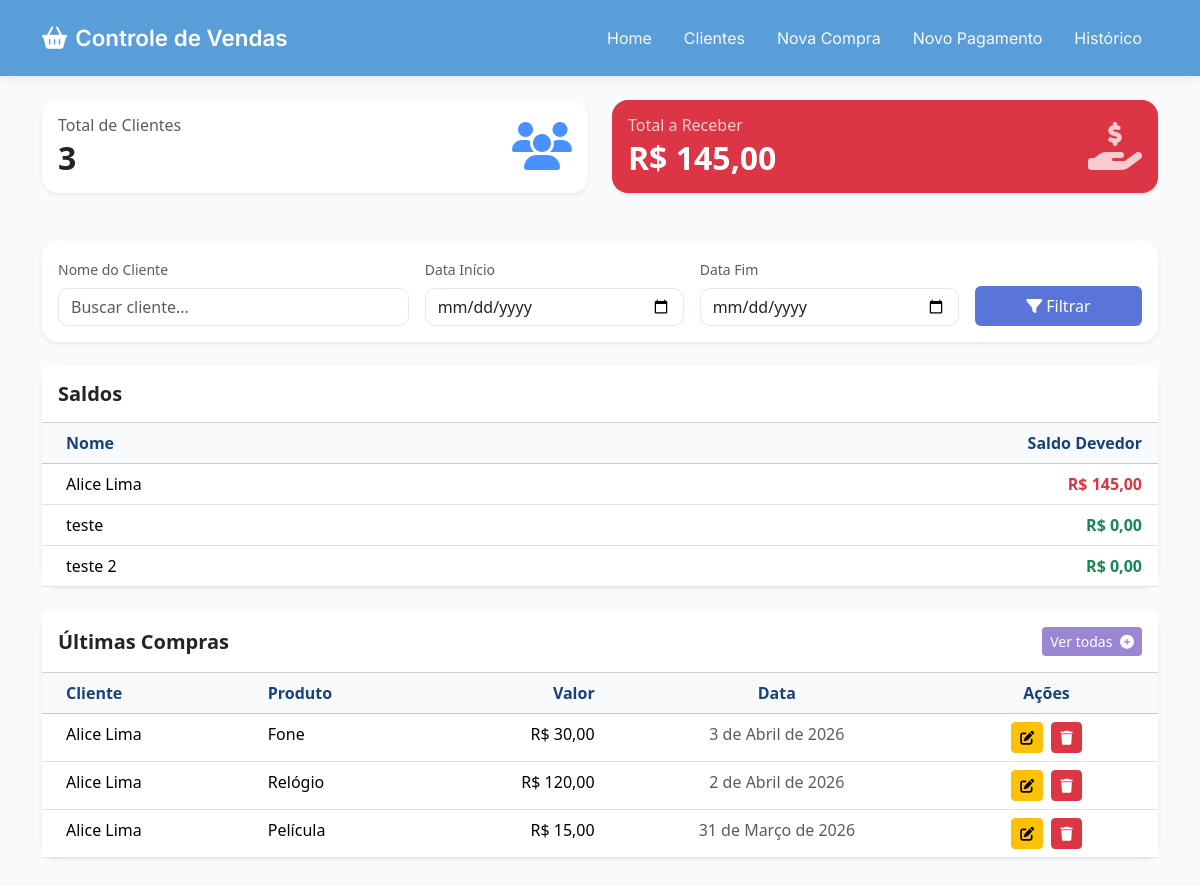
Before: / with the older database file.
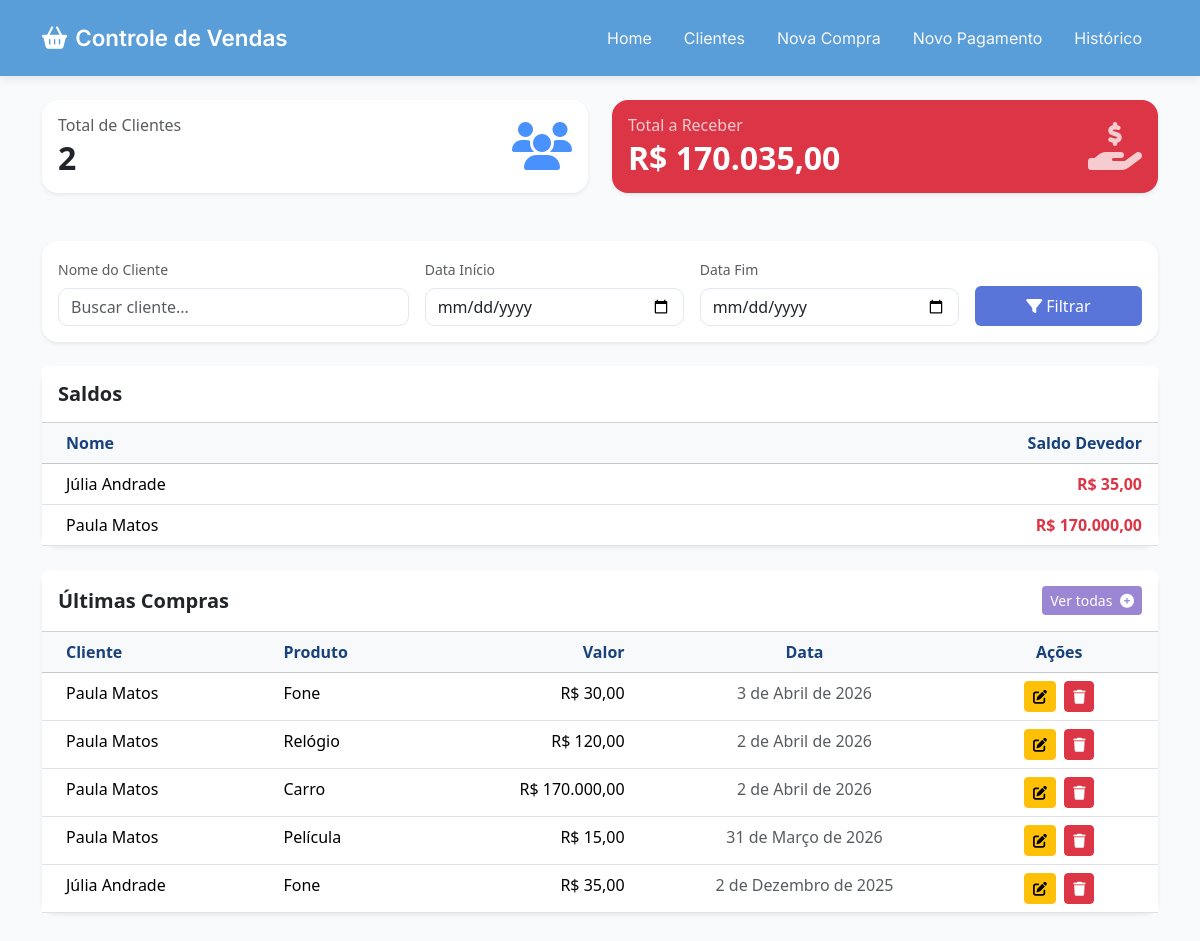
After: the same page with the newer database file.
### vendas/models.py (models this page shows)
class Cliente(models.Model):
    nome = models.CharField(max_length=200, verbose_name="Nome Completo")
    telefone = models.CharField(max_length=20, verbose_name="Telefone")
    class Meta:
        ordering = ['nome']
    def __str__(self):
        return self.nome

class Compra(models.Model):
    cliente = models.ForeignKey(Cliente, on_delete=models.CASCADE, related_name='compras')
    descricao_produto = models.CharField(max_length=300)
    valor = models.DecimalField(max_digits=10, decimal_places=2)
    data = models.DateField()
    class Meta:
        ordering = ['-data']

### vendas/views.py (the view)
# urls.py: path('', views.dashboard, name='dashboard'),
def dashboard(request):
    total_clientes = Cliente.objects.count()
    nome = request.GET.get('nome', '')
    data_inicio = request.GET.get('data_inicio')
    data_fim = request.GET.get('data_fim')
    clientes_qs = Cliente.objects.all().order_by('nome')
    if nome:
        clientes_qs = clientes_qs.filter(nome__icontains=nome)
    total_a_receber = 0
    for cliente in clientes_qs:
        total_compras = cliente.compras.aggregate(total=Sum('valor'))['total'] or 0
        total_pagamentos = cliente.pagamentos.aggregate(total=Sum('valor'))['total'] or 0
        cliente.saldo_devedor_anno = total_compras - total_pagamentos
        total_a_receber += cliente.saldo_devedor_anno
    paginator = Paginator(clientes_qs, 5)
    clientes_page = paginator.get_page(request.GET.get('page'))
    ultimas_compras = Compra.objects.select_related('cliente').order_by('-data')[:5]
    context = {
        'total_clientes': total_clientes,
        'total_a_receber': total_a_receber,
        'clientes': clientes_page,
        'ultimas_compras': ultimas_compras,
        'nome': nome,
        'data_inicio': data_inicio,
        'data_fim': data_fim,
    }
    return render(request, 'vendas/dashboard.html', context)

### vendas/templatetags/extras.py (called while the page is built)
@register.filter(name='br_currency')
def br_currency(value):
    if value is None:
        return "0,00"
    try:
        valor = Decimal(str(value))
        return f"{valor:,.2f}".replace(',', 'X').replace('.', ',').replace('X', '.')
    except:
        return "0,00"

### vendas/templates/vendas/dashboard.html (shortened to what this page needs)
{% extends 'vendas/base.html' %}
{% load extras %}
{% block content %}
<div class="row g-4 mb-5">
    <div class="col-md-6">
        <div class="card border-0 shadow-sm h-100">
            <div class="card-body d-flex align-items-center">
                <div class="flex-grow-1">
                    <h6 class="text-muted mb-1">Total de Clientes</h6>
                    <h2 class="fw-bold mb-0">{{ total_clientes }}</h2>
                </div>
                <i class="fas fa-users fa-3x text-primary opacity-75"></i>
            </div>
        </div>
    </div>
    <div class="col-md-6">
        <div class="card border-0 shadow-sm h-100 bg-danger text-white">
            <div class="card-body d-flex align-items-center">
                <div class="flex-grow-1">
                    <h6 class="mb-1 opacity-75">Total a Receber</h6>
                    <h2 class="fw-bold mb-0">R$ {{ total_a_receber|br_currency }}</h2>
                </div>
                <i class="fas fa-hand-holding-dollar fa-3x opacity-75"></i>
            </div>
        </div>
    </div>
</div>
<div class="card border-0 shadow-sm mb-4">
    <div class="card-body">
        <form method="get" class="row g-3 align-items-end">
            <div class="col-md-4">
                <label class="form-label text-muted small">Nome do Cliente</label>
                <input type="text" name="nome" class="form-control"
                       placeholder="Buscar cliente..." value="{{ nome }}">
            </div>
            <div class="col-md-3">
                <label class="form-label text-muted small">Data Início</label>
                <input type="date" name="data_inicio" class="form-control" value="{{ data_inicio }}">
            </div>
            <div class="col-md-3">
                <label class="form-label text-muted small">Data Fim</label>
                <input type="date" name="data_fim" class="form-control" value="{{ data_fim }}">
            </div>
            <div class="col-md-2">
                <button type="submit" class="btn btn-filtro w-100 py-2" style="color: white;">
                    <i class="fas fa-filter"></i> Filtrar
                </button>
            </div>
        </form>
    </div>
</div>
<div class="card border-0 shadow-sm">
    <div class="card-header bg-white py-3">
        <h5 class="mb-0 fw-semibold">Saldos</h5>
    </div>
    <div class="card-body p-0">
        <table class="table table-hover mb-0">
            <thead class="table-light">
                <tr>
                    <th class="ps-4">Nome</th>
                    <th class="text-end pe-3">Saldo Devedor</th>
                </tr>
            </thead>
            <tbody>
                {% for cliente in clientes %}
                <tr>
                    <td class="ps-4 fw-medium">{{ cliente.nome }}</td>
                    <td class="text-end fw-bold pe-3">
                        <span class="{% if cliente.saldo_devedor_anno > 0 %}text-danger{% else %}text-success{% endif %}">
                            R$ {{ cliente.saldo_devedor_anno|br_currency }}
                        </span>
                    </td>
                </tr>
                {% empty %}
                <tr><td colspan="2" class="text-center py-5 text-muted">Nenhum cliente encontrado.</td></tr>
                {% endfor %}
            </tbody>
        </table>
    </div>
</div>
<div class="card border-0 shadow-sm mt-4 mb-5">
    <div class="card-header bg-white py-3 d-flex justify-content-between align-items-center">
        <h5 class="mb-0 fw-semibold">Últimas Compras</h5>
        <a href="{% url 'historico' %}" class="btn btn-todos btn-sm" style="color: white;">
            Ver todas <i class="fas fa-circle-plus ms-1"></i>
        </a>
    </div>
    <div class="card-body p-0">
        <table class="table table-hover mb-0">
            <thead class="table-light">
                <tr>
                    <th class="ps-4">Cliente</th>
                    <th>Produto</th>
                    <th class="text-end">Valor</th>
                    <th class="text-center">Data</th>
                    <th class="text-center pe-4">Ações</th>
                </tr>
            </thead>
            <tbody>
                {% for compra in ultimas_compras %}
                <tr>
                    <td class="ps-4">{{ compra.cliente }}</td>
                    <td>{{ compra.descricao_produto }}</td>
                    <td class="text-end fw-medium">R$ {{ compra.valor|br_currency }}</td>
                    <td class="text-center text-muted">{{ compra.data }}</td>
                    <td class="text-center pe-4">
                        <a href="{% url 'editar_compra' compra.id %}" class="btn btn-sm btn-warning me-1">
                            <i class="fas fa-edit"></i>
                        </a>
                        <button onclick="confirmarExclusao('{% url 'excluir_compra' compra.id %}',
                            'Tem certeza que deseja excluir a compra de <strong>{{ compra.descricao_produto }}</strong>?')"
                            class="btn btn-sm btn-danger">
                            <i class="fas fa-trash"></i>
                        </button>
                    </td>
                </tr>
                {% endfor %}
            </tbody>
        </table>
    </div>
</div>
{% endblock %}

### vendas/templates/vendas/base.html (shortened to what this page needs)
<!DOCTYPE html>
<html lang="pt-br">
<head>
    <link href="https://cdn.jsdelivr.net/npm/bootstrap@5.3.3/dist/css/bootstrap.min.css" rel="stylesheet">
    <link href="https://cdnjs.cloudflare.com/ajax/libs/font-awesome/6.6.0/css/all.min.css" rel="stylesheet">
</head>
<body>
    <nav class="navbar navbar-expand-lg navbar-dark">
        <div class="container">
            <a class="navbar-brand" href="{% url 'dashboard' %}">
                <i class="fas fa-shopping-basket me-2"></i>Controle de Vendas
            </a>
            <div class="collapse navbar-collapse" id="navbarNav">
                <div class="navbar-nav ms-auto">
                    <a class="nav-link px-3" href="{% url 'dashboard' %}">Home</a>
                    <a class="nav-link px-3" href="{% url 'lista_clientes' %}">Clientes</a>
                    <a class="nav-link px-3" href="{% url 'nova_compra' %}">Nova Compra</a>
                    <a class="nav-link px-3" href="{% url 'novo_pagamento' %}">Novo Pagamento</a>
                    <a class="nav-link px-3" href="{% url 'historico' %}">Histórico</a>
                </div>
            </div>
        </div>
    </nav>
    <div class="container mt-4">
        {% block content %}{% endblock %}
    </div>
</body>
</html>

### vendas/templates/vendas/base.html (style rules this page uses)
:root { --primary: #599DD9; --primary-hover: #59AAD9; }
body { background-color: #f8fafc; font-family: 'Segoe UI', system-ui, sans-serif; }
.navbar { background-color: var(--primary) !important; box-shadow: 0 2px 10px rgba(0, 0, 0, 0.1); padding: 1rem 0; }
.navbar-brand { font-weight: 600; font-size: 1.4rem; font-family: 'Inter', sans-serif; }
.nav-link { font-weight: 400; transition: all 0.3s; font-family: 'Inter', sans-serif; color: #f8f8f8 !important; }
.card { border: none; border-radius: 16px; box-shadow: 0 4px 20px rgba(0, 0, 0, 0.06); transition: transform 0.2s; }
.btn-filtro { background-color: #5975D9; border: none; }
.btn-todos { background-color: #9b86d4; border: none; }
.table th { font-weight: 600; color: #184279; }
.form-control, .form-select { border-radius: 10px; border: 1px solid #e2e8f0; }

Changed rows visible on the page:
removed Cliente: nome "teste", saldo_devedor_anno|br_currency "0,00"
removed Cliente: nome "teste 2", saldo_devedor_anno|br_currency "0,00"
added Cliente: nome "Júlia Andrade", saldo_devedor_anno|br_currency "35,00"
changed Cliente: nome "Alice Lima" → "Paula Matos"; saldo_devedor_anno|br_currency "145,00" → "170.000,00"
changed through a linked row, Compra "3 de Abril de 2026": cliente "Alice Lima" → "Paula Matos"
changed through a linked row, Compra "Relógio": cliente "Alice Lima" → "Paula Matos"
added Compra: cliente "Paula Matos", descricao_produto "Carro", valor|br_currency "170.000,00", data "2 de Abril de 2026"
changed through a linked row, Compra "Película": cliente "Alice Lima" → "Paula Matos"
added Compra: cliente "Júlia Andrade", descricao_produto "Fone", valor|br_currency "35,00", data "2 de Dezembro de 2025"
Other visible differences:
{{ total_clientes }}: "3" → "2"
{{ total_a_receber|br_currency }}: "145,00" → "170.035,00"
